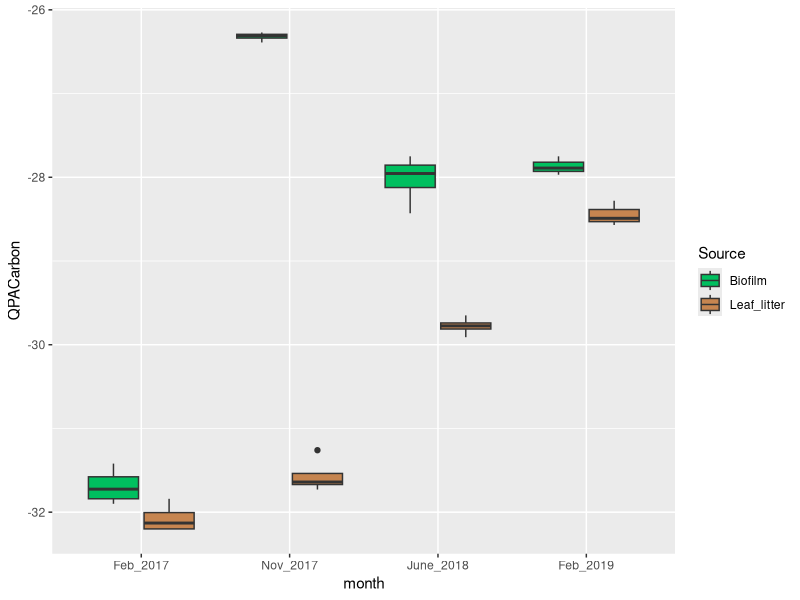
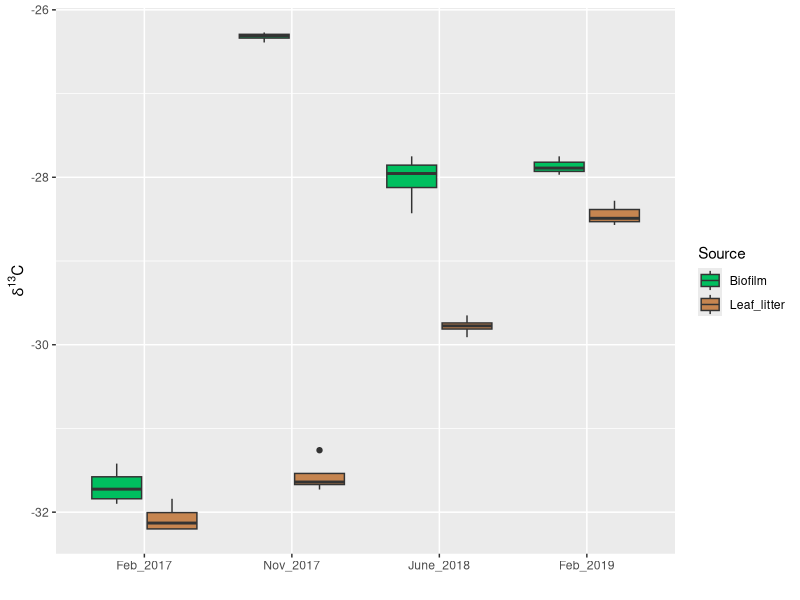
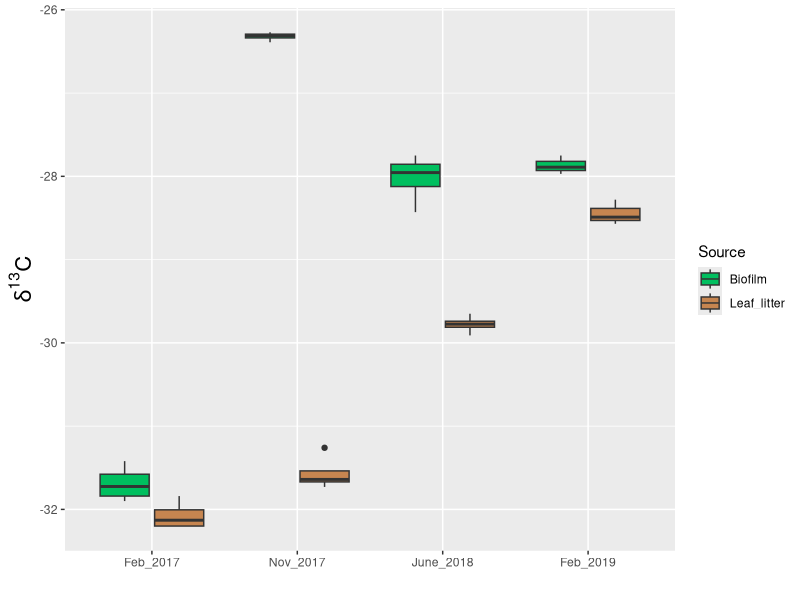
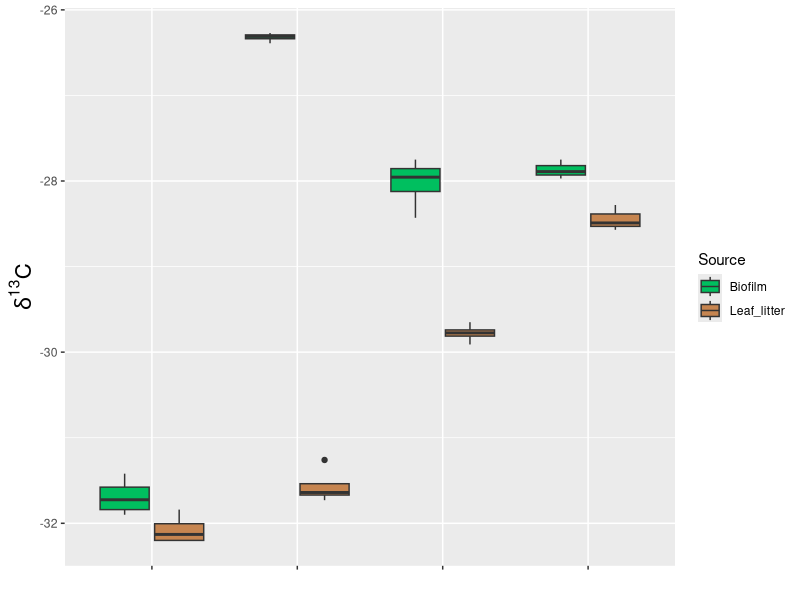
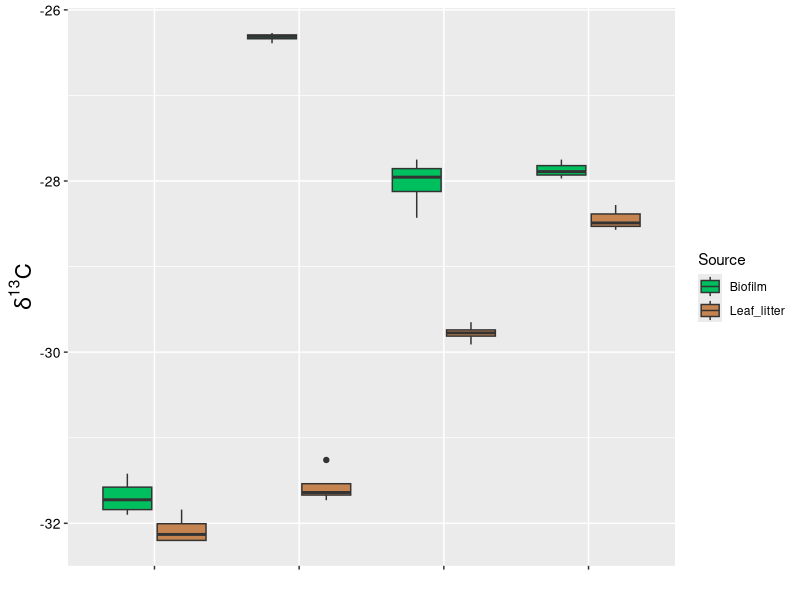
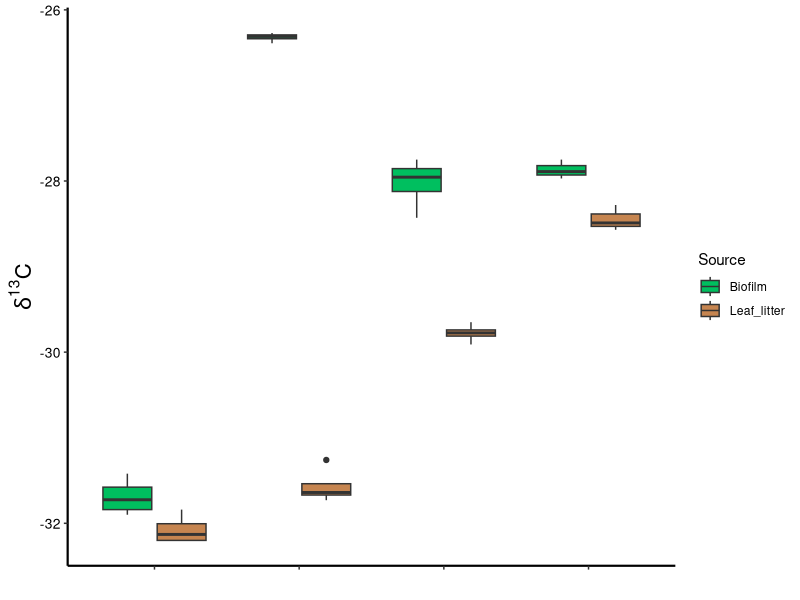
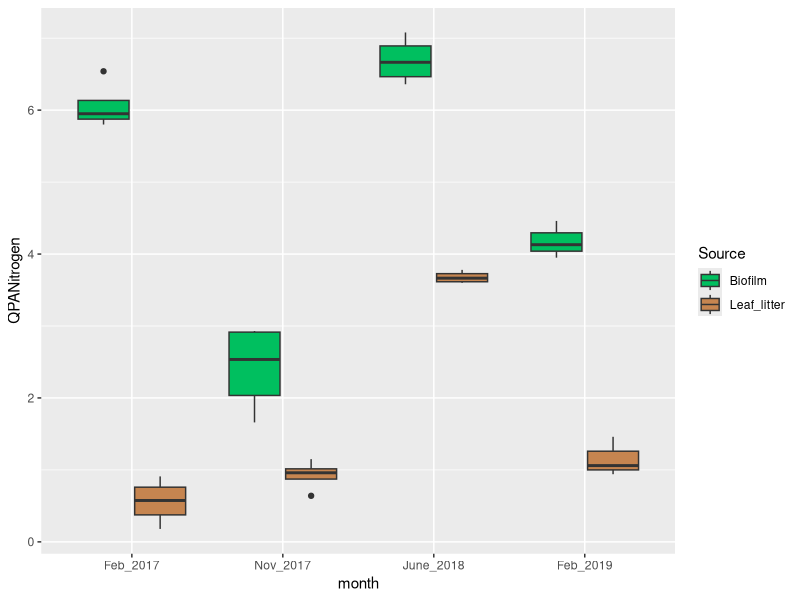
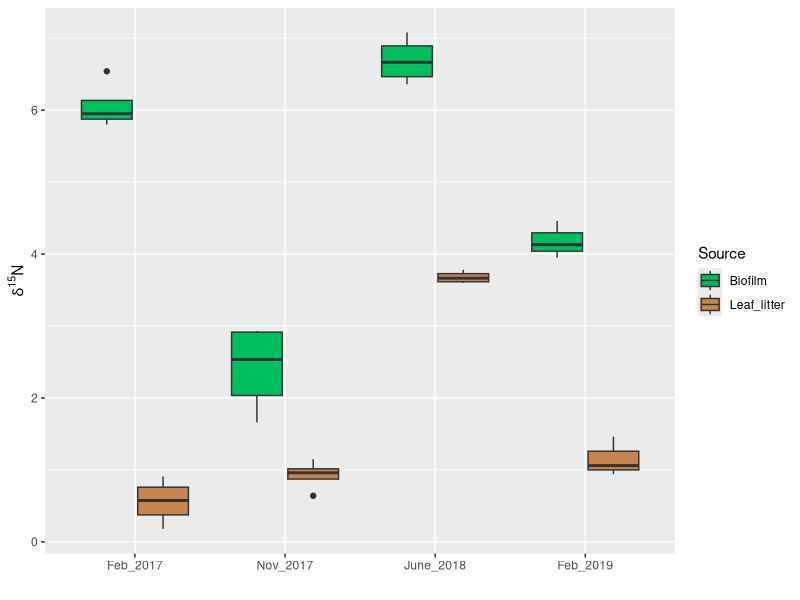

Source code (R) for these figures, in order: (Note: this script raises an error after producing the figures.)


library(ggplot2)
library(tidyverse)
library(ggpubr)
library(gridExtra)

setwd("D:/LTER/Manuscript 2019 Stable Isotopes/Isotopes-Analysis")

Isotopes=read.csv("SourcesGraph.csv")
Isotopes


QPACarbon <- select(Isotopes, Month, Source ,QPACarbon)
QPACarbon

QPANitrogen <- select(Isotopes, Month, Source ,QPANitrogen)
QPANitrogen

# QPA Carbon --------------------------------------------------------------

month<- factor(QPACarbon$Month, levels=c("Feb_2017", "Nov_2017", "June_2018","Feb_2019"),ordered = TRUE) # order labels of x-axis
month

p <- ggplot(data = QPACarbon, aes(y = QPACarbon , x = month, fill = Source)) + geom_boxplot()+
              scale_fill_manual(values=c("#00BF5F", "#C68550"))
p
p2 <- p + labs(x="", y = expression(delta^{13}*"C"))
p2
p3 <- p2 + theme(axis.title.x = element_text(color = "black", size = 14, face = "bold"),
                 axis.title.y = element_text(color = "black", size = 16, face = "bold"))
p3

p4 <- p3 + theme(axis.text.x=element_blank()) #subaxis x
p4
p5 <- p4 + theme(axis.text.y=element_text(angle=0, size=10, vjust=0.5, color="black")) # #subaxis y
p5
p6 <- p5 +theme(panel.grid.major = element_blank(), panel.grid.minor = element_blank(),
                panel.background = element_blank(), axis.line = element_line(size = 0.75,colour = "black"))
p6



# QPA Nitrogen ------------------------------------------------------------

month<- factor(QPANitrogen$Month, levels=c("Feb_2017", "Nov_2017", "June_2018","Feb_2019"),ordered = TRUE) # order labels of x-axis
month

p10 <- ggplot(data = QPANitrogen, aes(y = QPANitrogen , x = month, fill = Source)) + geom_boxplot()+
                        scale_fill_manual(values=c("#00BF5F", "#C68550"))
p10
p11 <- p10 + labs(x="", y = expression(delta^{15}*"N"))
p11
p12 <- p11 + theme(axis.title.x = element_text(color = "black", size = 14, face = "bold"),
                 axis.title.y = element_text(color = "black", size = 16, face = "bold"))
p12

p13 <- p12 + theme(axis.text.x=element_text(angle=0, size=10, vjust=0.5,hjust=1, color="black")) #subaxis x
p13
p14 <- p13 + theme(axis.text.y=element_text(angle=0, size=10, vjust=0.5, color="black")) # #subaxis y
p14
p15 <- p14+theme(panel.grid.major = element_blank(), panel.grid.minor = element_blank(),
                panel.background = element_blank(), axis.line = element_line(size = 0.75,colour = "black"))
p15 


# QPB Subgroups -----------------------------------------------------------

QPBCarbon <- select(Isotopes, Month, Source ,QPBCarbon)
QPBCarbon

QPBNitrogen <- select(Isotopes, Month, Source ,QPBNitrogen)
QPBNitrogen


# QPB Carbon --------------------------------------------------------------

month<- factor(QPBCarbon$Month, levels=c("Feb_2017", "Nov_2017", "June_2018","Feb_2019"),ordered = TRUE) # order labels of x-axis
month

p20 <- ggplot(data = QPBCarbon, aes(y = QPBCarbon, x = Month, fill = Source)) + geom_boxplot()+
                    scale_fill_manual(values=c("#00BF5F", "#C68550"))
p20
p21 <- p20 + labs(x="", y = "")
p21
p22 <- p21 + theme(axis.title.x = element_blank(),
                   axis.title.y = element_text(color = "black", size = 12, face = "bold"))
p22

p23 <- p22 + theme(axis.text.x=element_blank()) #subaxis x
p23
p24 <- p23 + theme(axis.text.y=element_text(angle=0, size=10, vjust=0.5, color="black")) # #subaxis y
p24
p25 <- p24+theme(panel.grid.major = element_blank(), panel.grid.minor = element_blank(),
                 panel.background = element_blank(), axis.line = element_line(size = 0.75,colour = "black"))
p25 


# QPB Nitrogen ------------------------------------------------------------

month<- factor(QPBNitrogen$Month, levels=c("Feb_2017", "Nov_2017", "June_2018","Feb_2019"),ordered = TRUE) # order labels of x-axis
month

p30 <- ggplot( data = QPBNitrogen, aes(y = QPBNitrogen, x = month, fill = Source)) + geom_boxplot()+
                    scale_fill_manual(values=c("#00BF5F", "#C68550"))
p30
p31 <- p30 + labs(x="", y = "")
p31
p32 <- p31 + theme(axis.title.x = element_text(color = "black", size = 12, face = "bold"),
                   axis.title.y = element_text(color = "black", size = 12, face = "bold"))
p32

p33 <- p32 + theme(axis.text.x=element_text(angle=0, size=10, vjust=0.5,hjust=1, color="black")) #subaxis x
p33
p34 <- p33 + theme(axis.text.y=element_text(angle=0, size=10, vjust=0.5, color="black")) # #subaxis y
p34
p35 <- p34+theme(panel.grid.major = element_blank(), panel.grid.minor = element_blank(),
                 panel.background = element_blank(), axis.line = element_line(size = 0.75,colour = "black"))
p35



p6
p25
p15
p35

Figure2 <- ggarrange(p6, p25, p15, p35,  ncol=2, nrow=2, 
                     labels = c("A", "B","C","D"),font.label = list(size = 12, color = "black"),
                     common.legend = TRUE, legend="top")
Figure2

annotate_figure(Figure2,
                bottom = text_grob("Sampling period", rot = 0,
                                 color = "Black", face = "bold", size = 16))

Figure2 + ggsave("Figure 2.TIFF",width=6, height=4,dpi=600)



